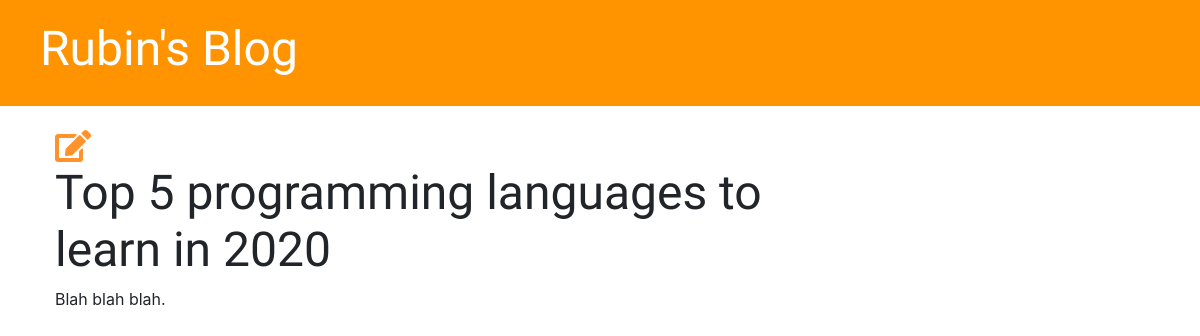
/post/2/, run on an earlier commit of the app's database.
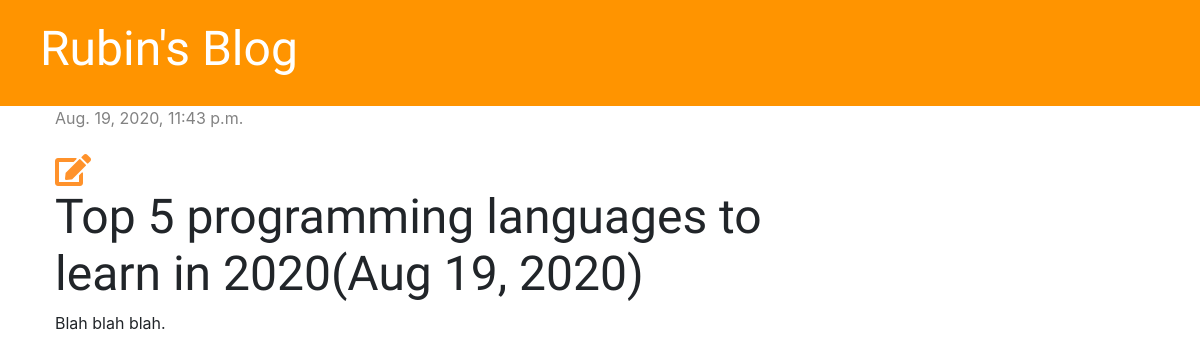
And on a later commit of the database.
### blog/models.py (models this page shows, shortened)
class Post(models.Model):
    author = models.ForeignKey('auth.User', on_delete=models.CASCADE)
    title = models.CharField(max_length=200)
    text = models.TextField()
    created_date = models.DateTimeField(default=timezone.now)
    published_date = models.DateTimeField(blank=True, null=True)

### blog/views.py (the view)
# urls.py: path('post/<int:pk>/', views.post_detail, name='post_detail'),
def post_detail(request, pk):
    post = get_object_or_404(Post, pk=pk)
    stuff_for_frontend = {'post': post}
    return render(request, 'blog/post_detail.html', stuff_for_frontend)

### blog/templates/blog/post_detail.html
{% extends 'blog/base.html' %}
{% block content %}
<div class="post">
    {% if post.published_date %}
        <div class="date">
            {{ post.published_date }}
        </div>
    {% endif %}
    <br>
    <a href="{% url 'post_edit' pk=post.pk %}"><i class="fas fa-edit fa-2x fa-spin" style="color: #ff922b;"></i></a>
    <h1>{{ post.title }}</h1>
    <p>{{ post.text|linebreaksbr }}</p>
</div>
{% endblock %}

What changed in the data, as far as the page shows it:
changed Post "Blah blah blah.": published_date (not shown) → "Aug. 19, 2020, 11:43 p.m."; title "Top 5 programming languages to learn in 2020" → "Top 5 programming languages to learn in 2020(Aug 19, 2020)"
